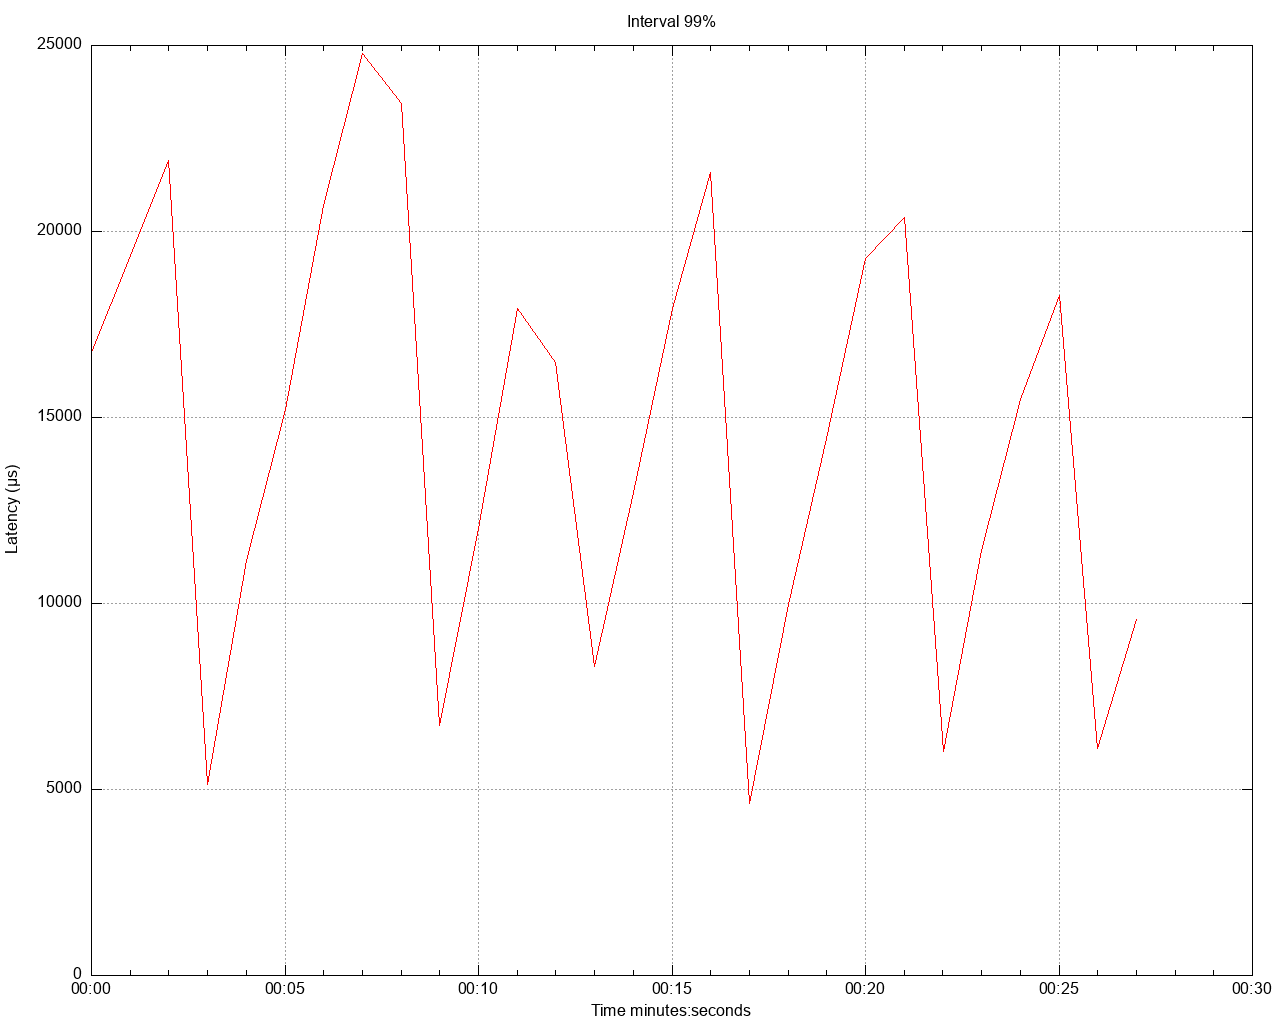

This figure's gnuplot source:
set title 'Interval 99%' noenhanced
set style data lines
set datafile separator ","
set terminal png size 1280,1024
set grid
set key below
set xdata time
set timefmt "%s"
offset = 0
t0(x)=(offset=($0==0) ? x : offset, x - offset)
set xlabel 'Time minutes:seconds'
set ylabel 'Latency (μs)'
set output '/Users/gbarnett/git/hazelcast-simulator/atomiclong-3node-member/atomicreference/latency/latency_interval_99_twoKbWrite.png'
plot \
   '/Users/gbarnett/git/hazelcast-simulator/atomiclong-3node-member/atomicreference/data/latency_interval_99_twoKbWrite_1.data' using (t0(timecolumn(1))):2 title "" lt rgb "red", \
